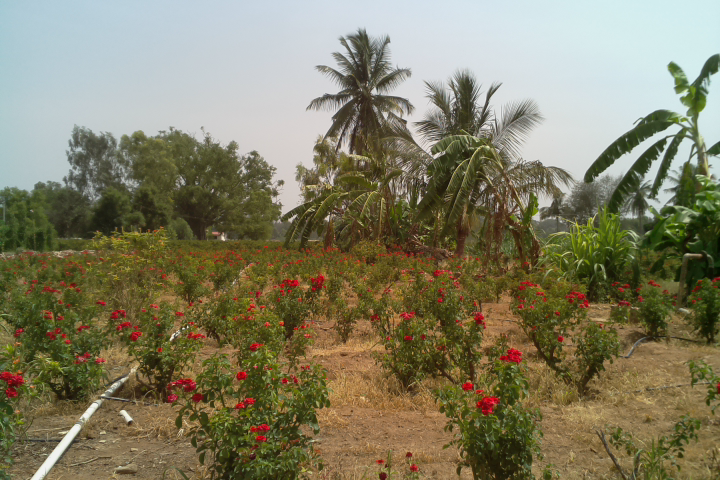
#> input picture 02 Product Counting Pipeline/2019-04-30-052054.png, 720 x 480 px
$ python .segmentation_1.py --input 2019-04-30-052054.png
#> lines starting #> are read from the running program, lines starting #| are printed output that depends on the picture; after the words box and inside, x2 and y2 are one past the last pixel; in counts of white or black regions, pixels touching at a corner belong together
# @Author: uday
# @Date:   2019
# @Email:  udaykumar.1997@gmail.com
# @Last modified by:   uday
# @Last modified time: 2019
# @License: apache-2.0
# @Copyright: #
#  Copyright 2019 Uday Kumar Adusumilli
#
#  Licensed under the Apache License, Version 2.0 (the "License"); you may not use this file except in compliance with the License. You may obtain a copy of the License at
#
#	http://www.apache.org/licenses/LICENSE-2.0
#
#  Unless required by applicable law or agreed to in writing, software distributed under the License is distributed on an "AS IS" BASIS, WITHOUT WARRANTIES OR CONDITIONS OF ANY KIND, either express or implied. See the License for the specific language governing permissions and limitations under the License.


import cv2
import numpy as np
import argparse

from skimage.filters import threshold_otsu
from skimage import measure
from skimage.measure import regionprops
from skimage.transform import resize

import pdb

import matplotlib.pyplot as plt

def get_rectangles(contours):
  rectangles = []
  for contour in contours:
    epsilon = 0.04*cv2.arcLength(contour,True)
    hull = cv2.convexHull(contour)
    approx = cv2.approxPolyDP(hull,epsilon ,True)
    if (len(approx) == 4 and cv2.isContourConvex(approx)):
        rectangles.append(approx)

  return rectangles


parser = argparse.ArgumentParser(description='Extract roses')
parser.add_argument('--input', help="The input file for processing")
args = parser.parse_args()

print("Reading file:", args.input)
frame = cv2.imread(args.input)
#> frame is the input picture: shape (480, 720, 3); mean B, G, R 99, 125.2, 129.9

hsv = cv2.cvtColor(frame, cv2.COLOR_BGR2HSV)
#> hsv: shape (480, 720, 3); mean H, S, V 44.4, 102, 136.1
lower_red = np.array([100,100,100])
upper_red = np.array([179,255,255])

# Here we are defining range of red color in HSV
# This creates a mask of red coloured
# objects found in the frame
mask = cv2.inRange(hsv, lower_red, upper_red)
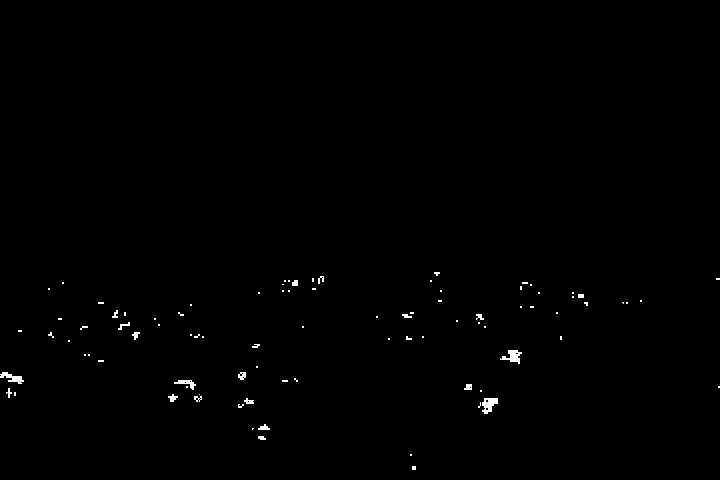
#> mask: shape (480, 720); 0.45% white; 89 white regions (68 under 20 px), largest, box (x1, y1, x2, y2) and area: (482, 398, 498, 414) 163, (500, 350, 522, 364) 153, (0, 372, 24, 384) 134

# The bitwise and of the frame and mask is done so
# that only the red coloured objects are highlighted
# and stored in res

gray = cv2.cvtColor(frame, cv2.COLOR_BGR2GRAY)
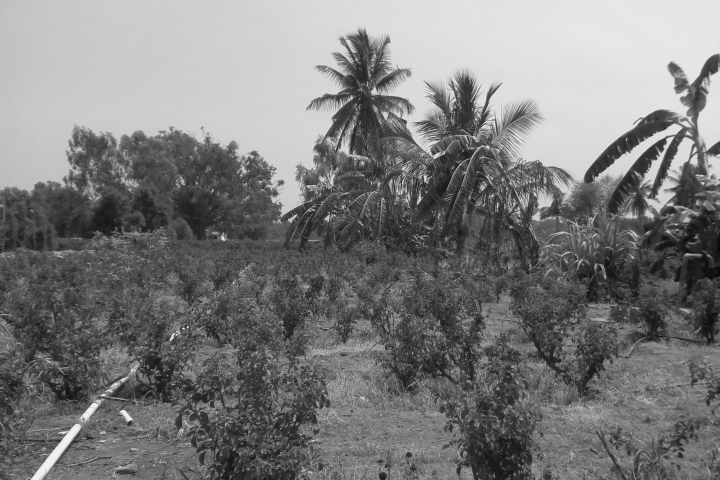
#> gray: shape (480, 720); min 7, max 241, mean 123.6

res = cv2.bitwise_and(gray,gray, mask=mask)

res = cv2.GaussianBlur(res, (11,11), 0)

kernel = np.ones((11,11),np.uint8)
res = cv2.morphologyEx(res, cv2.MORPH_CLOSE, kernel)

# This displays the frame, mask
# and res which we created in 3 separate windows.
cv2.imshow('frame',frame)
cv2.imshow('mask',mask)
cv2.imshow('res',res)

cv2.waitKey(0) & 0xFF
cv2.destroyAllWindows()

#-------------------- Thresholding -------------------#
thresh = threshold_otsu(res)
#> thresh = 13
thresh_res = res > thresh
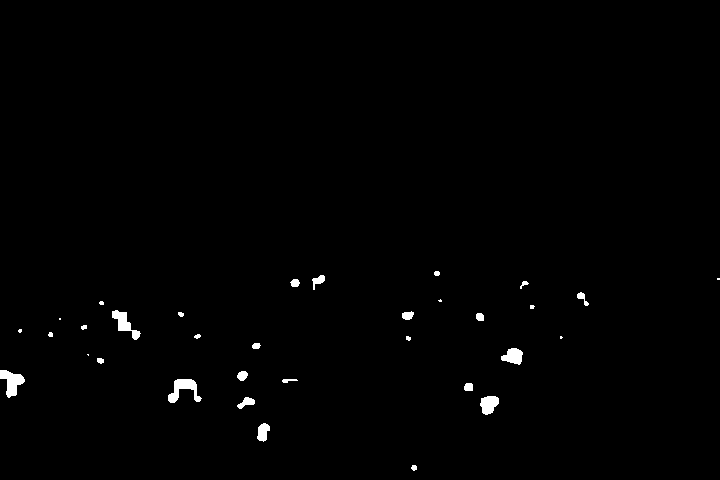
#> thresh_res: shape (480, 720) bool; 0.81% white; 33 white regions (8 under 20 px)

flow = thresh_res
labs_flow = measure.label(flow)
#> labs_flow: shape (480, 720) int32; 34 distinct labels, from 0 to 33

# Roses should be between 3% and 20% of the width of image
# Height should be between 2% and 20%

object_dimensions = (0.02*flow.shape[0], 0.20*flow.shape[0], 0.03*flow.shape[1], 0.2*flow.shape[1])
#> object_dimensions = (9.6, 96, 21.6, 144)
min_height, max_height, min_width, max_width = object_dimensions
#> min_height = 9.6; max_height = 96; min_width = 21.6; max_width = 144

objs = []

mask = np.ones((frame.shape[0], frame.shape[1], 1), dtype=np.uint8)
hulls,hierarchy = cv2.findContours(res,cv2.RETR_LIST,cv2.CHAIN_APPROX_SIMPLE)
#> hulls = 31 contours; largest, box (x1, y1, x2, y2) and area: (164, 375, 206, 406) 872, (94, 298, 144, 344) 796, (460, 380, 502, 418) 768, (278, 272, 329, 296) 768, (234, 339, 264, 412) 766
for index, contour in zip(range(len(hulls)), hulls):
	cv2.drawContours(mask, contour, -1, (0, 0, 128), 5 )
#> this loop made 31 passes
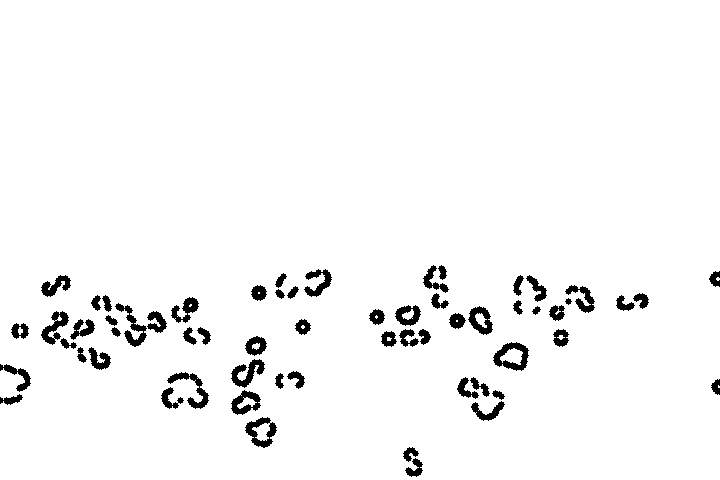
#> mask: shape (480, 720, 1); values 0 (black) and 1 (white), 96.5% white; 61 black regions, largest, box (x1, y1, x2, y2) and area: (493, 342, 529, 371) 499, (245, 417, 277, 448) 448, (231, 359, 265, 388) 443

for regs in regionprops(labs_flow):
	y0, x0, y1, x1 = regs.bbox
	reg_height = y1 - y0
	reg_width = x1 - x0

	if reg_height > min_height and reg_height < max_height and reg_width > min_width and reg_width < max_width:

			roi = frame[y0:y1, x0:x1]

			# Resize the selected objects to 28X28
			res_obj = resize(roi, (28, 28))

			cv2.imshow('Object',res_obj)
			cv2.waitKey(0) & 0xFF
			cv2.destroyAllWindows()

			res_flat = res_obj.flatten()

			# Add to list of objects
			objs.append(res_flat)
#> this loop made 33 passes
#> (y0, x0, y1, x1, reg_height, reg_width) on passes 1 to 12: (271, 434, 276, 440, 5, 6), (275, 312, 290, 325, 15, 13), (278, 717, 280, 720, 2, 3), (279, 290, 287, 300, 8, 10), (281, 520, 289, 529, 8, 9), (292, 577, 306, 589, 14, 12), (299, 438, 302, 442, 3, 4), (301, 99, 305, 104, 4, 5), (305, 530, 309, 535, 4, 5), (310, 112, 340, 141, 30, 29), (311, 402, 320, 414, 9, 12), (312, 178, 317, 184, 5, 6)
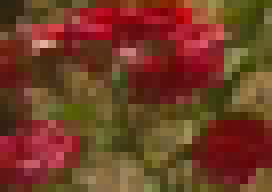
#> roi: shape (24, 34, 3) (shown 8 times larger); mean B, G, R 37.3, 60.3, 112.8
#> after the loop, objs = 4 items

rose_only = cv2.bitwise_and(frame, frame, mask=mask)
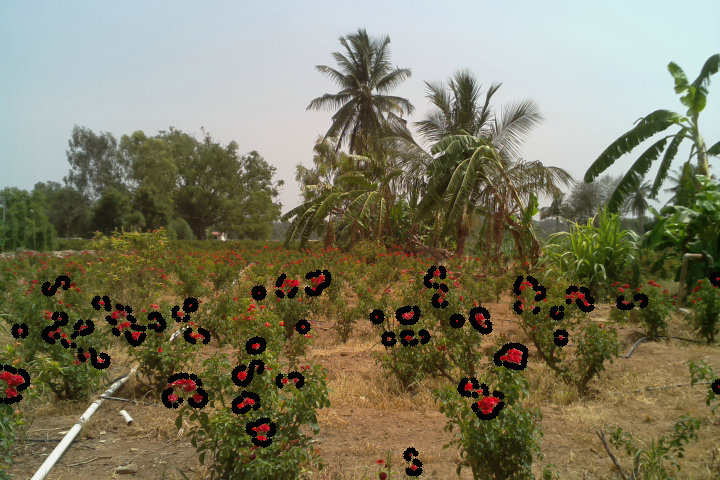
#> rose_only: shape (480, 720, 3); mean B, G, R 97.6, 122.3, 126.4

# present the image to screen
cv2.imshow('Processed image', rose_only)
if cv2.waitKey(0) == 9:
#> (key Esc is pressed here)
	cv2.destroyAllWindows()

$ run again, on 02 Product Counting Pipeline/2019-04-30-052059.png
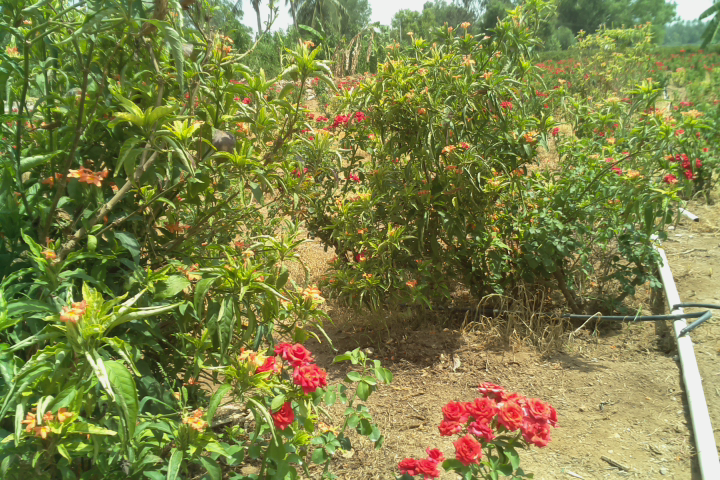
#> input picture 02 Product Counting Pipeline/2019-04-30-052059.png, 720 x 480 px
#> frame is the input picture: shape (480, 720, 3); mean B, G, R 71.1, 130.1, 125.7
#> hsv: shape (480, 720, 3); mean H, S, V 35.8, 131.5, 138.2
#> thresh = 31
#> `thresh_res = res > thresh`:
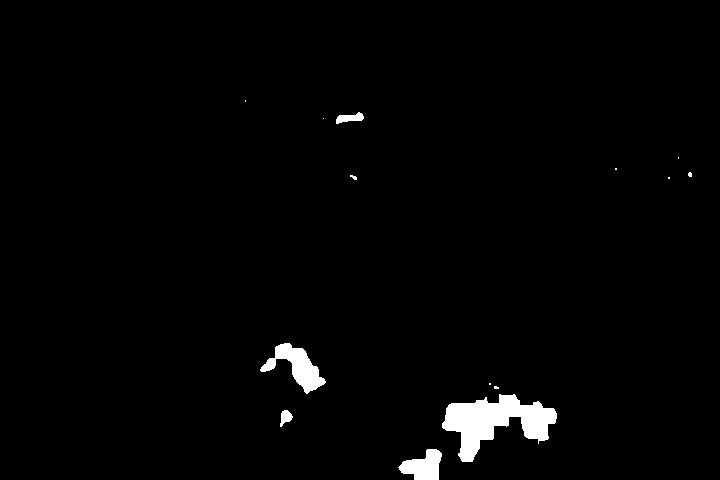
#> thresh_res: shape (480, 720) bool; 1.8% white; 14 white regions (8 under 20 px)
#> labs_flow: shape (480, 720) int32; 15 distinct labels, from 0 to 14
#> hulls = 12 contours; largest, box (x1, y1, x2, y2) and area: (394, 378, 561, 480) 7364, (256, 339, 330, 398) 2252, (298, 108, 368, 144) 932, (662, 152, 704, 184) 746, (275, 400, 297, 432) 462
#> the loop `for index, contour in zip(range(len(hulls)), hulls):` made 12 passes
#> the loop `for regs in regionprops(labs_flow):` made 14 passes
#> (y0, x0, y1, x1, reg_height, reg_width) on passes 1 to 8: (100, 245, 102, 246, 2, 1), (112, 336, 124, 364, 12, 28), (118, 323, 119, 324, 1, 1), (157, 678, 159, 679, 2, 1), (168, 615, 170, 617, 2, 2), (172, 688, 177, 692, 5, 4), (175, 350, 180, 357, 5, 7), (177, 668, 179, 670, 2, 2)
#> after the loop `for regs in regionprops(labs_flow):`: objs = 4 items
#> `rose_only = cv2.bitwise_and(frame, frame, mask=mask)`:
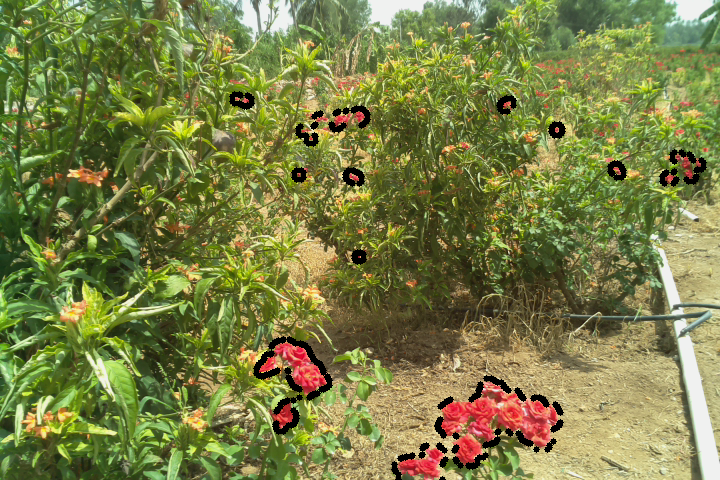
#> rose_only: shape (480, 720, 3); mean B, G, R 69.5, 127.4, 122.5

$ run again, on 02 Product Counting Pipeline/2019-04-30-052105.png
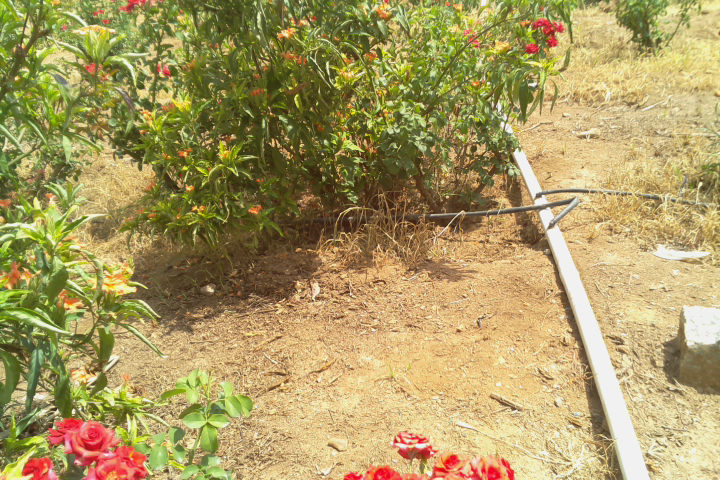
#> input picture 02 Product Counting Pipeline/2019-04-30-052105.png, 720 x 480 px
#> frame is the input picture: shape (480, 720, 3); mean B, G, R 97.8, 154, 170.5
#> hsv: shape (480, 720, 3); mean H, S, V 26.4, 119.7, 173.6
#> thresh = 36
#> `thresh_res = res > thresh`:
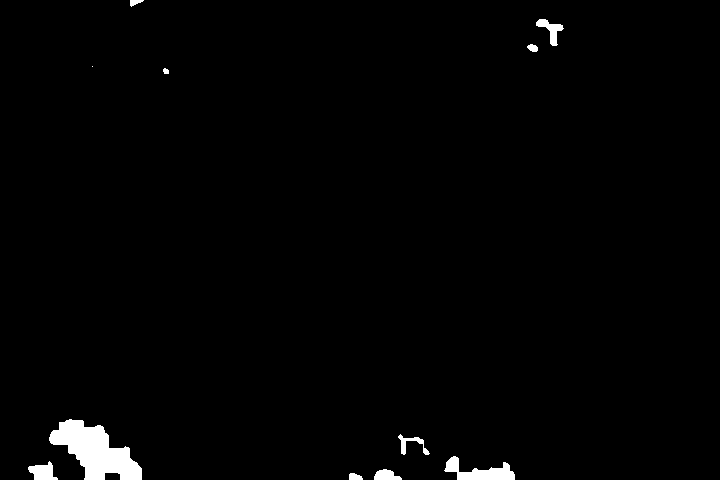
#> thresh_res: shape (480, 720) bool; 1.5% white; 11 white regions (1 under 20 px)
#> labs_flow: shape (480, 720) int32; 12 distinct labels, from 0 to 11
#> hulls = 9 contours; largest, box (x1, y1, x2, y2) and area: (23, 415, 150, 480) 5115, (344, 430, 519, 480) 3340, (522, 15, 568, 57) 1147, (153, 64, 174, 79) 220, (460, 28, 482, 49) 202
#> the loop `for index, contour in zip(range(len(hulls)), hulls):` made 9 passes
#> the loop `for regs in regionprops(labs_flow):` made 11 passes
#> (y0, x0, y1, x1, reg_height, reg_width) on passes 1 to 8: (0, 130, 7, 144, 7, 14), (19, 536, 46, 564, 27, 28), (44, 527, 52, 538, 8, 11), (66, 92, 67, 93, 1, 1), (68, 163, 74, 169, 6, 6), (419, 49, 480, 142, 61, 93), (434, 398, 455, 430, 21, 32), (456, 444, 480, 515, 24, 71)
#> pass 2, `res_obj = resize(roi, (28, 28))`:
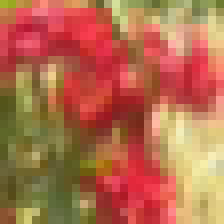
#> res_obj: shape (28, 28, 3) float64 (shown 8 times larger); mean B, G, R 0.304, 0.427, 0.705
#> after the loop `for regs in regionprops(labs_flow):`: objs = 6 items

$ run again, on 02 Product Counting Pipeline/2019-04-30-052114.png
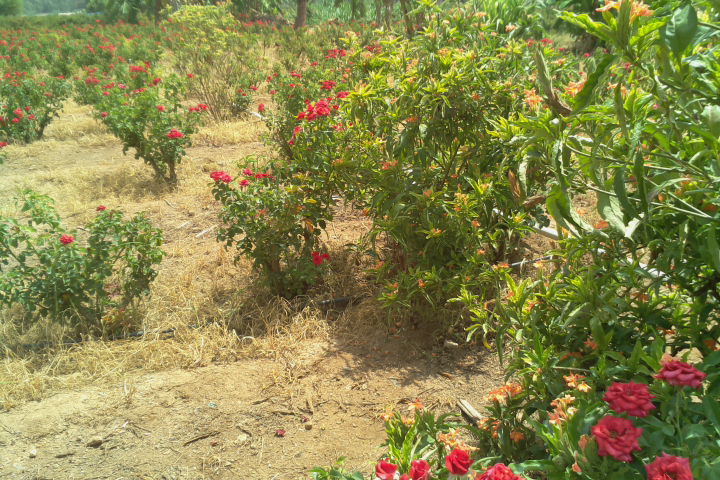
#> input picture 02 Product Counting Pipeline/2019-04-30-052114.png, 720 x 480 px
#> frame is the input picture: shape (480, 720, 3); mean B, G, R 76.2, 135.2, 138.2
#> hsv: shape (480, 720, 3); mean H, S, V 33, 129.8, 146.7
#> thresh = 36
#> thresh_res: shape (480, 720) bool; 2% white; 15 white regions (1 under 20 px)
#> labs_flow: shape (480, 720) int32; 16 distinct labels, from 0 to 15
#> hulls = 22 contours; largest, box (x1, y1, x2, y2) and area: (587, 356, 710, 480) 7140, (374, 445, 527, 480) 2842, (286, 77, 351, 149) 1636, (207, 165, 270, 190) 920, (308, 248, 332, 268) 326
#> the loop `for index, contour in zip(range(len(hulls)), hulls):` made 22 passes
#> after the loop `for index, contour in zip(range(len(hulls)), hulls):`:
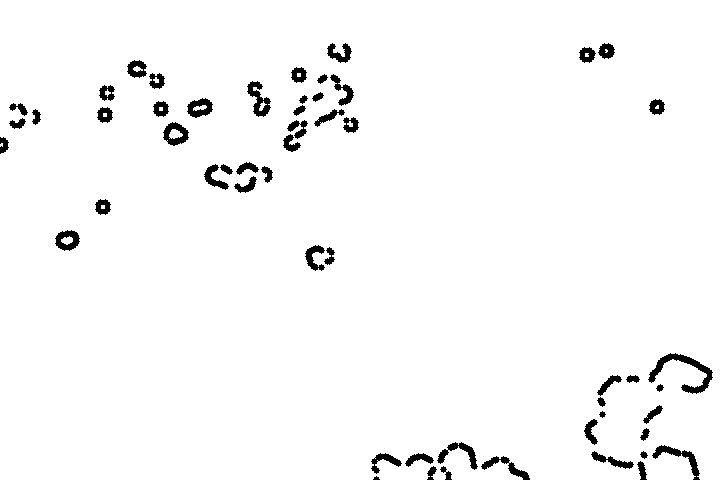
#> mask: shape (480, 720, 1); values 0 (black) and 1 (white), 97.2% white; 55 black regions (1 under 20 px), largest, box (x1, y1, x2, y2) and area: (648, 353, 713, 394) 717, (652, 445, 700, 480) 407, (247, 81, 271, 117) 387
#> the loop `for regs in regionprops(labs_flow):` made 15 passes
#> (y0, x0, y1, x1, reg_height, reg_width) on passes 1 to 8: (68, 136, 70, 138, 2, 2), (82, 325, 88, 330, 6, 5), (91, 340, 98, 346, 7, 6), (100, 301, 119, 330, 19, 29), (130, 171, 138, 181, 8, 10), (169, 243, 185, 252, 16, 9), (171, 212, 182, 232, 11, 20), (238, 63, 243, 72, 5, 9)
#> after the loop `for regs in regionprops(labs_flow):`: objs = 7 items
#> `rose_only = cv2.bitwise_and(frame, frame, mask=mask)`:
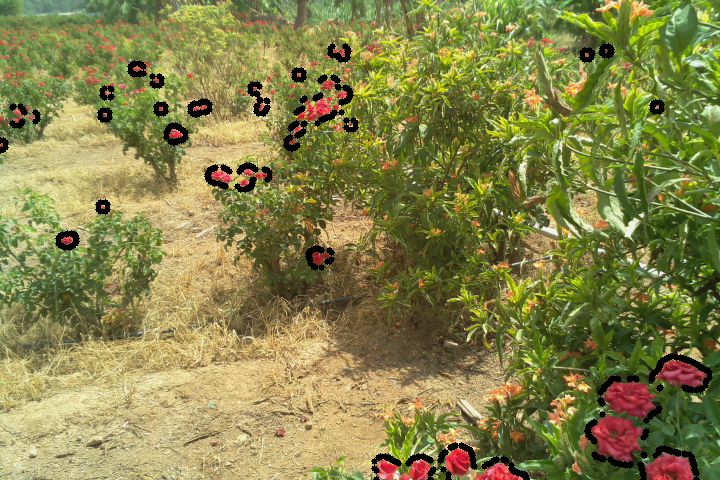
#> rose_only: shape (480, 720, 3); mean B, G, R 74.2, 131.6, 134.5
